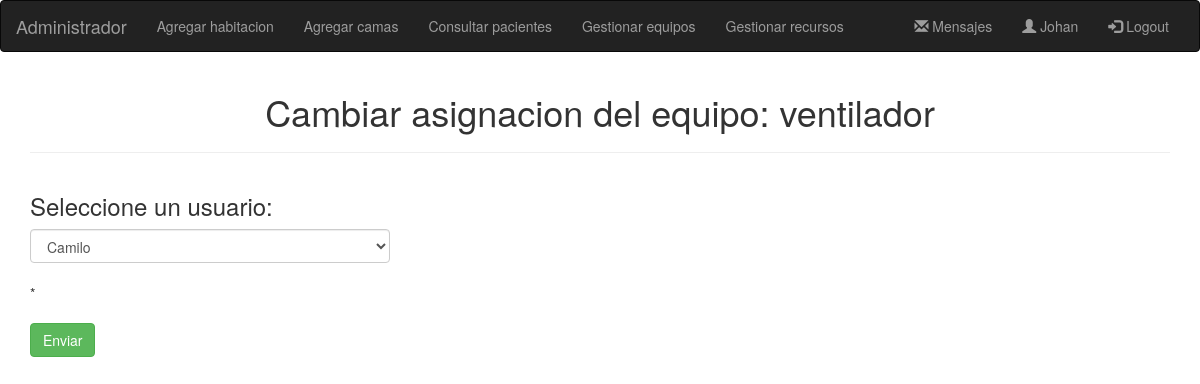
The page /Proyecto/views/cambiarAsignacionEquipo.php?user=1&equipo=1&paciente=1 on the database its author committed.
### tables this page shows
CREATE TABLE `medico` (
  `ID` int(11) NOT NULL,
  `Nombre` char(15) DEFAULT NULL,
  `Email` char(40) DEFAULT NULL,
  `Contraseña` char(15) DEFAULT NULL,
  `Rol` bit(1) DEFAULT NULL
);

CREATE TABLE `equipos` (
  `ID` int(11) NOT NULL,
  `Nombre` char(15) DEFAULT NULL,
  `IDPaciente` int(11) DEFAULT NULL
);

CREATE TABLE `paciente` (
  `ID` int(11) NOT NULL,
  `Nombre` char(15) DEFAULT NULL,
  `Diagnostico` char(15) DEFAULT NULL,
  `Prioridad` int(11) DEFAULT NULL,
  `TiempoDeDuracion` int(11) DEFAULT NULL,
  `FechaDeIngreso` date DEFAULT NULL,
  `IDHabitacion` int(11) DEFAULT NULL,
  `IDCama` int(11) DEFAULT NULL,
  `IDMedico` int(11) DEFAULT NULL
);

### Proyecto/controllers/PacienteControlador.php (called while the page is built, shortened)
<?php
class ControllerPacientes {
    public function getMedico($id) {
        require_once("../models/Pacientes.php");
        $services = new Service();
        return mysqli_fetch_array($services->getMedico($id));
    }
}
?>

### Proyecto/models/Pacientes.php (called while the page is built, shortened)
<?php
class Service {
    private $db;
    public function __construct() {
        $this->db = mysqli_connect(HOST_DB, USUARIO_DB, USUARIO_PASS, NOMBRE_DB);
    }
    public function getMedico($id) {
        $sql = "SELECT * FROM Medico WHERE ID = $id";
        return mysqli_query($this->db,$sql);
    }
}
?>

### Proyecto/controllers/EquiposControlador.php (called while the page is built, shortened)
<?php
class ControllerEquipos {
    public function getEquipoById($id) {
        require_once("../models/Equipos.php");
        $services = new Services();
        return $services->getEquipoById($id);
    }
    public function getPaciente($id) {
        require_once("../models/Equipos.php");
        $services = new Services();
        return mysqli_fetch_array($services->getPaciente($id));
    }
    public function getCandidatos($id, $paciente) {
        require_once("../models/Equipos.php");
        $services = new Services();
        return $services->getCandidatos($id, $paciente);
    }
}
?>

### Proyecto/models/Equipos.php (called while the page is built, shortened)
<?php
class Services {
    private $db;
    public function __construct() {
        $this->db = mysqli_connect(HOST_DB, USUARIO_DB, USUARIO_PASS, NOMBRE_DB);
    }
    public function getEquipoById($id) {
        $sql = "SELECT * FROM Equipos WHERE ID = $id";
        return mysqli_fetch_array(mysqli_query($this->db,$sql));
    }
    public function getPaciente($id) {
        $sql = "SELECT * FROM Paciente WHERE ID = $id";
        return mysqli_query($this->db,$sql);
    }
}
?>

### Proyecto/views/cambiarAsignacionEquipo.php (the view, shortened to what this page needs)
<?php
    $idEquipo = $_REQUEST['equipo'];
    $idpaciente =  $_REQUEST['paciente'];
    require_once("homeAdmin.php");
    include "../controllers/EquiposControlador.php";
    $nuevo = new ControllerEquipos ();
    $equipo = $nuevo->getEquipoById($idEquipo);
    $paciente = $nuevo-> getPaciente($idpaciente);
    $OpcionErr = "";
?>
<html>
    <head>
        <link rel="stylesheet" href="https://maxcdn.bootstrapcdn.com/bootstrap/3.4.1/css/bootstrap.min.css">
        <link href="//maxcdn.bootstrapcdn.com/bootstrap/3.2.0/css/bootstrap.min.css" rel="stylesheet" type="text/css" />
        <link href="https://maxcdn.bootstrapcdn.com/font-awesome/4.7.0/css/font-awesome.min.css" rel="stylesheet" >
    </head>
    <body>
        <div class="container">
            <header class="text-center">
                <h1>Cambiar asignacion del equipo: <?php echo $equipo ['Nombre']?></h1>
                <hr/>
            </header>
            <div class="row">
                <div class="col-md-4 ">
                    <form method="post" action="<?php echo htmlspecialchars($_SERVER["PHP_SELF"]."?user=".$usuario ."&equipo=".$idEquipo."&paciente=".$idpaciente);?>">
                        <h3>Seleccione un usuario: </h3>
                        <select name="name"  class="form-control">
                        <option value="<?php echo $paciente['ID']?>"><?php echo $paciente['Nombre']?></option>
                        </select><br>
                        <span class="error">* <?php echo $OpcionErr;?></span>
                        <br/>
                        <br/>
                        <input type="submit" value="Enviar" class="btn btn-success"/>
                    </form>
                </div>
            </div>
        </div>
    </body>
</html>

### Proyecto/views/homeAdmin.php (shortened to what this page needs)
<!DOCTYPE html>
<?php
    $usuario = $_REQUEST['user'];
    include "../controllers/PacienteControlador.php";
    $nuevo = new ControllerPacientes ();
    $medico = $nuevo-> getMedico($usuario);
?>
<html>
    <head>
        <link rel="stylesheet" href="https://maxcdn.bootstrapcdn.com/bootstrap/3.4.1/css/bootstrap.min.css">
    </head>
    <body>
    <nav class="navbar navbar-inverse">
        <div class="container-fluid">
            <div class="navbar-header">
            <a class="navbar-brand" href="inicioAdmin.php?user=<?php echo $usuario; ?>">Administrador</a>
            </div>
            <div class="collapse navbar-collapse" id="myNavbar">
            <ul class="nav navbar-nav">
                <li><a href="habitaciones.php?user=<?php echo $usuario; ?>">Agregar habitacion</a></li>
                <li><a href="camas.php?user=<?php echo $usuario; ?>">Agregar camas</a></li>
                <li><a href="pacientes.php?user=<?php echo $usuario; ?>">Consultar pacientes</a></li>
                <li><a href="gestionarEquipos.php?user=<?php echo $usuario; ?>">Gestionar equipos</a></li>
                <li><a href="gestionarRecursos.php?user=<?php echo $usuario; ?>">Gestionar recursos</a></li>
            </ul>
            <ul class="nav navbar-nav navbar-right">
                <li><a href="mensajes.php?user=<?php echo $usuario; ?>"><span class="glyphicon glyphicon-envelope"></span> Mensajes</a></li>
                <li><a href="#"><span class="glyphicon glyphicon-user"></span> <?php echo $medico['Nombre']; ?></a></li>
                <li><a href="../index.php"><span class="glyphicon glyphicon-log-in"></span> Logout</a></li>
            </ul>
            </div>
        </div>
    </nav>
    </body>
</html>

### rows shown on the page
medico: Nombre "Johan"
equipos: Nombre "ventilador"
paciente: name "Camilo"
